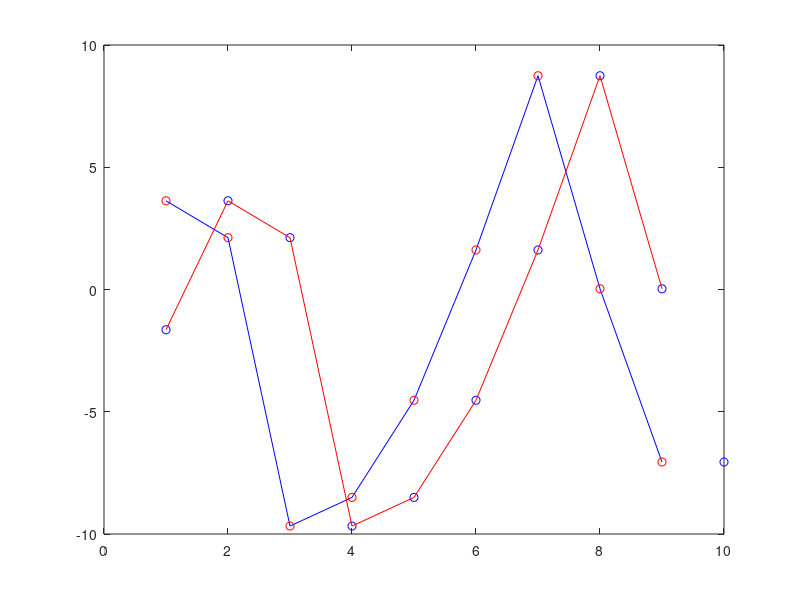

MATLAB code for this plot:
clear; clc; close all;

x=[1 2 3 4 5 6 7 8 9 10];
y=-10 + (10+10)*rand(1,10);
n=length(x);
X=linspace(1,9,9);

    for i=1:(n-1)
        a(i)=y(i);
        b(i)=(y(i+1)-y(i))/(x(i+1)-x(i));
        sk(i)=a(i)+b(i)*(x(i+1)-x(i));
    end

plot(X,sk,'b');
hold on;
plot(X,sk,'ro');
plot(x,y,'bo');
y2=interp1(x,y,X,'linear');
plot(X,y2,'r');
